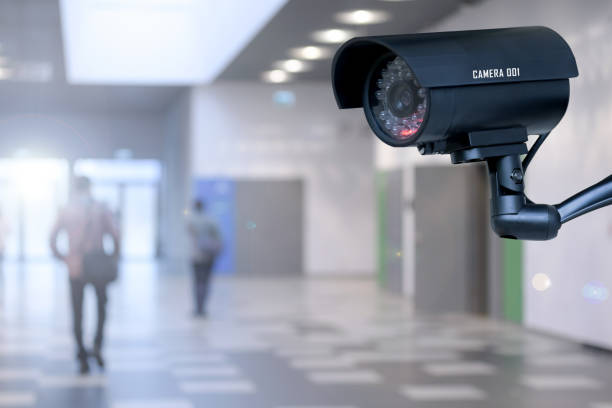
#> input picture UC7_Desenvolvimento_Aplicacoes_IA/Tema02/Bloco02/3-TeoriaEmPratica/imagemTeste.jpg, 612 x 408 px, found by its file name
$ python ContadorPessoas.py
#> lines starting #> are read from the running program, lines starting #| are printed output that depends on the picture
# import cv2

# # Carregar o classificador Haar Cascade pré-treinado para detecção de pessoas
# cascade_path = cv2.data.haarcascades + 'haarcascade_fullbody.xml'
# body_cascade = cv2.CascadeClassifier(cascade_path)

# # Carregar a imagem
# # image_path = 'cena3.png'
# # image_path = 'imagem.jpg'
# # image_path = 'imagem2.png'
# image_path = 'imagemTeste.jpg'
# # image_path = 'imagemTeste2.jpg'
# # image_path = 'imagemTeste3.jpeg'
# # image_path = 'imagemTeste4.jpeg'
# # image_path = 'imagemTeste4.png'


# image = cv2.imread(image_path)
# gray_image = cv2.cvtColor(image, cv2.COLOR_BGR2GRAY)

# # Detectar pessoas na imagem
# bodies = body_cascade.detectMultiScale(gray_image, scaleFactor=1.1, minNeighbors=3, minSize=(30, 30))

# # Contar e exibir o número de pessoas detectadas
# num_people = len(bodies)
# print(f"Número de pessoas detectadas: {num_people}")

# # Opcional: desenhar retângulos ao redor das pessoas detectadas
# for (x, y, w, h) in bodies:
#     cv2.rectangle(image, (x, y), (x+w, y+h), (0, 255, 0), 2)

# # Mostrar a imagem com as detecções
# cv2.imshow('Detecção de Pessoas', image)
# cv2.waitKey(0)
# cv2.destroyAllWindows()


import cv2


# Carregar a imagem
imagem = cv2.imread('/Users/valter/Documents/dev/Estudos/Pos-IA-ML/UC7_Desenvolvimento_Aplicacoes_IA/Tema02/Bloco02/3-TeoriaEmPratica/imagemTeste.jpg')
#> imagem is the input picture: shape (408, 612, 3); mean B, G, R 172.5, 159.6, 154.6

# Carregar o classificador Haar Cascade pré-treinado para detecção de corpos
cascata_corpo = cv2.CascadeClassifier(cv2.data.haarcascades + 'haarcascade_fullbody.xml')

# Converter a imagem para escala de cinza, pois a detecção Haar Cascade funciona melhor em tons de cinza
imagem_cinza = cv2.cvtColor(imagem, cv2.COLOR_BGR2GRAY)
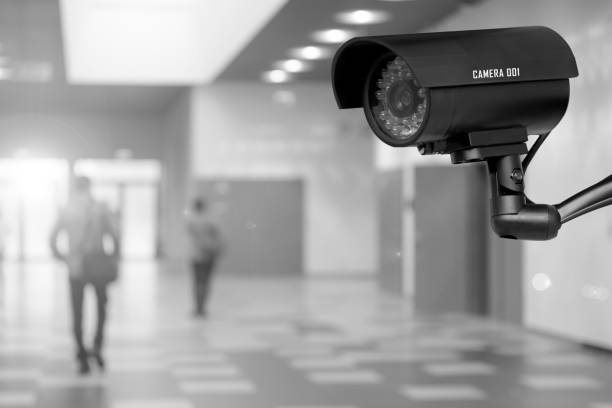
#> imagem_cinza: shape (408, 612); min 0, max 255, mean 159.6

# Detectar pessoas na imagem
corpos = cascata_corpo.detectMultiScale(imagem_cinza, scaleFactor=1.1, minNeighbors=5)
#> corpos = ()

# Desenhar retângulos ao redor das pessoas detectadas
for (x, y, w, h) in corpos:
    cv2.rectangle(imagem, (x, y), (x + w, y + h), (0, 255, 0), 2)
#> this loop made 0 passes

# Mostrar a imagem com as detecções
cv2.imshow('Detecção de Pessoas', imagem)
cv2.waitKey(0)
cv2.destroyAllWindows()

# Exibir a quantidade de pessoas detectadas
print(f"Número de pessoas detectadas: {len(corpos)}")
#| Número de pessoas detectadas: 0

$ run again, with UC7_Desenvolvimento_Aplicacoes_IA/Tema02/Bloco02/3-TeoriaEmPratica/cena3.png saved as UC7_Desenvolvimento_Aplicacoes_IA/Tema02/Bloco02/3-TeoriaEmPratica/imagemTeste.jpg
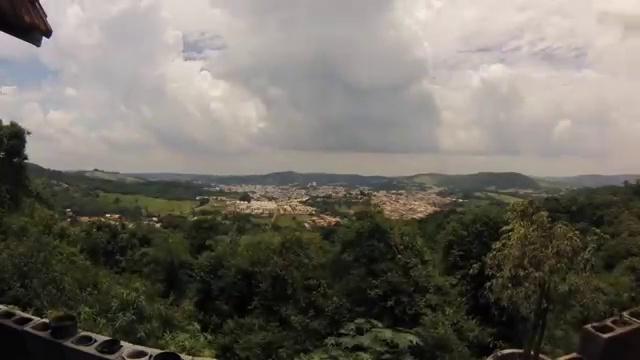
#> input picture UC7_Desenvolvimento_Aplicacoes_IA/Tema02/Bloco02/3-TeoriaEmPratica/cena3.png, 640 x 360 px, found by its file name
#> imagem is the input picture: shape (360, 640, 3); mean B, G, R 98, 106.6, 110.7
#> `imagem_cinza = cv2.cvtColor(imagem, cv2.COLOR_BGR2GRAY)`:
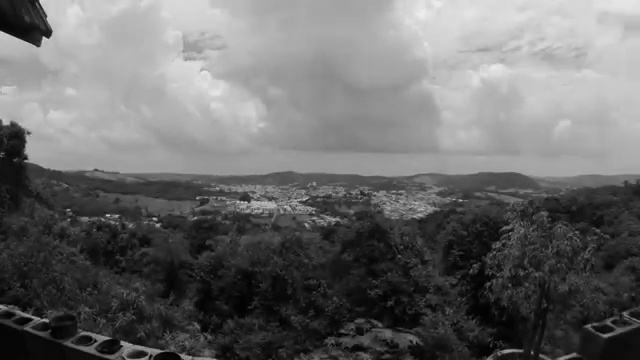
#> imagem_cinza: shape (360, 640); min 0, max 237, mean 106.9
#> corpos = ()
#| Número de pessoas detectadas: 0

$ run again, with UC7_Desenvolvimento_Aplicacoes_IA/Tema02/Bloco02/3-TeoriaEmPratica/imagem.jpg copied over UC7_Desenvolvimento_Aplicacoes_IA/Tema02/Bloco02/3-TeoriaEmPratica/imagemTeste.jpg
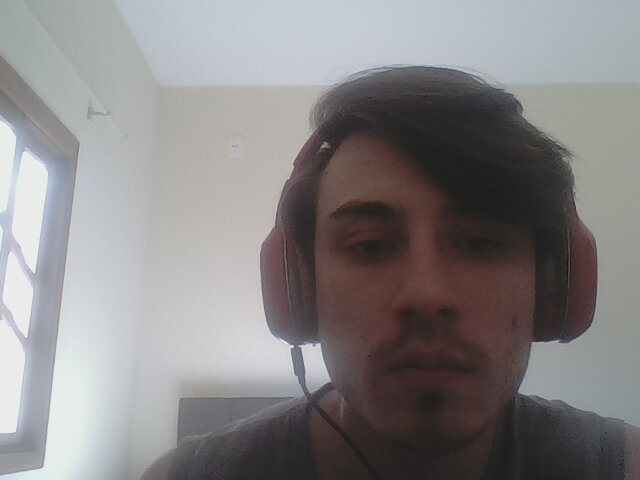
#> input picture UC7_Desenvolvimento_Aplicacoes_IA/Tema02/Bloco02/3-TeoriaEmPratica/imagem.jpg, 640 x 480 px, found by its file name
#> imagem is the input picture: shape (480, 640, 3); mean B, G, R 133.2, 132.4, 134.9
#> `imagem_cinza = cv2.cvtColor(imagem, cv2.COLOR_BGR2GRAY)`:
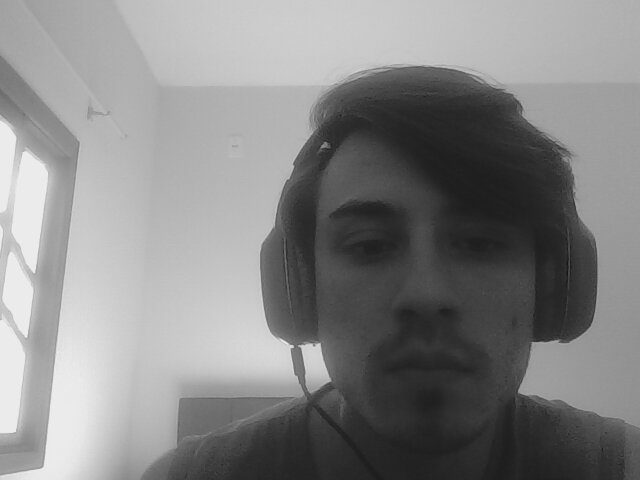
#> imagem_cinza: shape (480, 640); min 20, max 244, mean 133.3
#> corpos = ()
#| Número de pessoas detectadas: 0
